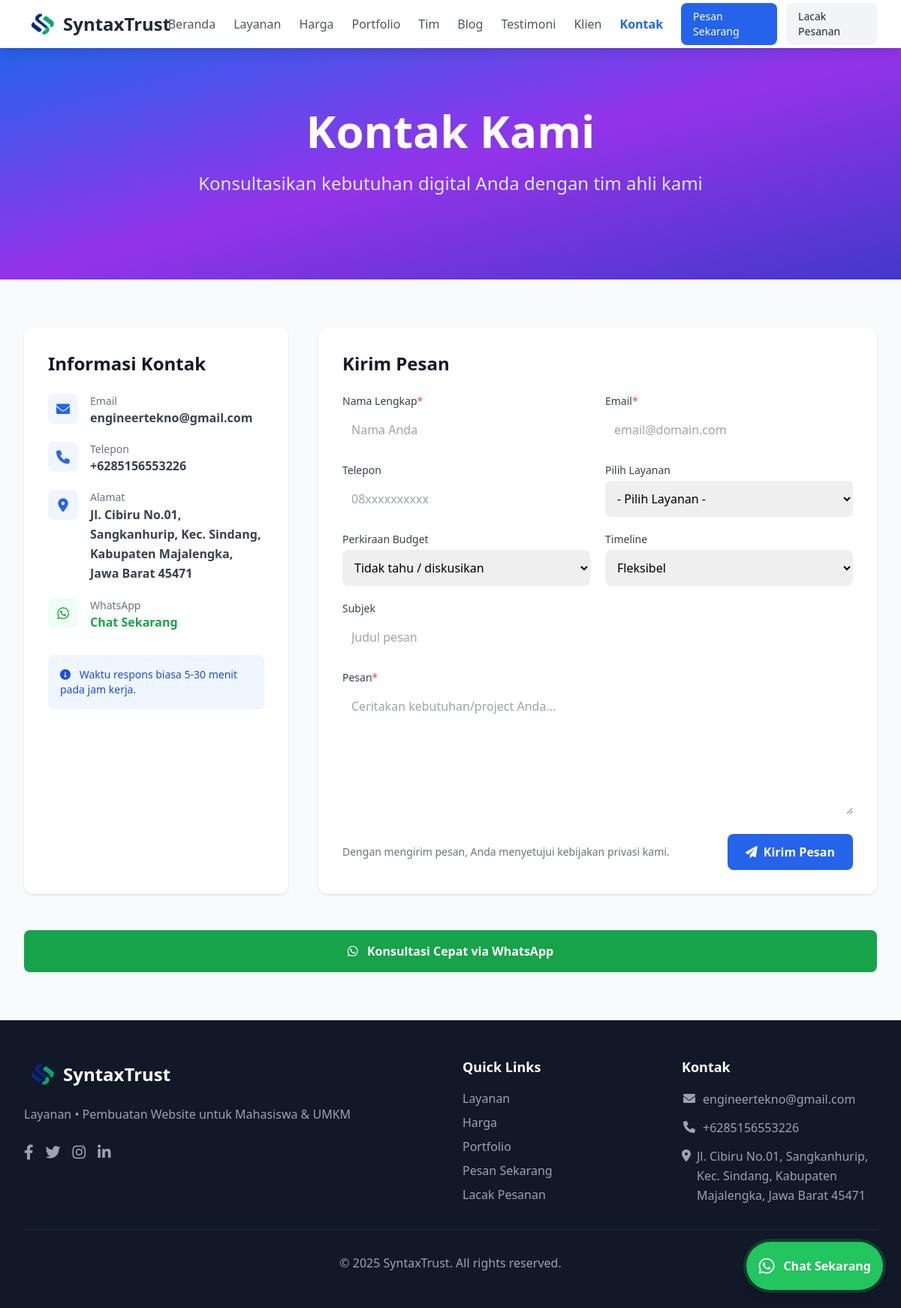
Screenshot of /public/contact.php with the database file from the repository.
### tables this page shows
CREATE TABLE `settings` (
  `id` int(11) NOT NULL,
  `setting_key` varchar(100) NOT NULL,
  `setting_value` text DEFAULT NULL,
  `setting_type` enum('text','number','boolean','json') DEFAULT 'text',
  `description` varchar(255) DEFAULT NULL,
  `is_public` tinyint(1) DEFAULT 1,
  `created_at` timestamp NOT NULL DEFAULT current_timestamp(),
  `updated_at` timestamp NOT NULL DEFAULT current_timestamp() ON UPDATE current_timestamp()
);

### public/includes/helpers.php (called while the page is built, shortened)
<?php
require_once __DIR__ . '/../../config/database.php';
if (!function_exists('getSetting')) {
    function getSetting($key, $default = '') {
        global $pdo;
        try {
            $stmt = $pdo->prepare("SELECT setting_value FROM settings WHERE setting_key = ? AND is_public = 1");
            $stmt->execute([$key]);
            $result = $stmt->fetch(PDO::FETCH_ASSOC);
            return $result ? $result['setting_value'] : $default;
        } catch (Exception $e) {
            return $default;
        }
    }
}
if (!function_exists('h')) {
    function h($string) {
        return htmlspecialchars((string)$string, ENT_QUOTES, 'UTF-8');
    }
}

### public/contact.php (the view, shortened to what this page needs)
<?php
require_once __DIR__ . '/includes/layout.php';
$site_name = getSetting('site_name', 'SyntaxTrust');
$site_description = getSetting('site_description', 'Layanan Pembuatan Website untuk Mahasiswa & UMKM');
$contact_email = getSetting('contact_email', '');
$contact_phone = getSetting('contact_phone', '');
$address = getSetting('address', '');
$whatsapp = str_replace(['+', '-', ' '], '', getSetting('company_whatsapp', '6285156553226'));
echo renderPageStart($site_name . ' - Kontak', 'Hubungi ' . $site_name . ' - ' . $site_description, 'contact.php');
?>
    <section class="bg-gradient-to-br from-blue-600 via-purple-600 to-indigo-700 text-white py-20">
        <div class="max-w-7xl mx-auto px-4 sm:px-6 lg:px-8 text-center">
            <h1 class="text-4xl md:text-6xl font-bold mb-6">Kontak Kami</h1>
            <p class="text-xl md:text-2xl mb-8 text-blue-100">Konsultasikan kebutuhan digital Anda dengan tim ahli kami</p>
        </div>
    </section>
    <section class="py-16">
        <div class="max-w-7xl mx-auto px-4 sm:px-6 lg:px-8 grid grid-cols-1 lg:grid-cols-3 gap-10">
            <div class="bg-white rounded-xl shadow p-8">
                <h2 class="text-2xl font-bold text-gray-900 mb-6">Informasi Kontak</h2>
                <ul class="space-y-5 text-gray-700">
                    <li class="flex items-start">
                        <div class="w-10 h-10 rounded-lg bg-blue-50 text-blue-600 flex items-center justify-center mr-4 flex-shrink-0"><i class="fas fa-envelope text-lg"></i></div>
                        <div>
                            <div class="text-sm text-gray-500">Email</div>
                            <a href="mailto:<?= h($contact_email) ?>" class="font-semibold hover:text-blue-600"><?= h($contact_email) ?></a>
                        </div>
                    </li>
                    <li class="flex items-start">
                        <div class="w-10 h-10 rounded-lg bg-blue-50 text-blue-600 flex items-center justify-center mr-4 flex-shrink-0"><i class="fas fa-phone text-lg"></i></div>
                        <div>
                            <div class="text-sm text-gray-500">Telepon</div>
                            <a href="tel:<?= h($contact_phone) ?>" class="font-semibold hover:text-blue-600"><?= h($contact_phone) ?></a>
                        </div>
                    </li>
                    <li class="flex items-start">
                        <div class="w-10 h-10 rounded-lg bg-blue-50 text-blue-600 flex items-center justify-center mr-4 flex-shrink-0"><i class="fas fa-location-dot text-lg"></i></div>
                        <div>
                            <div class="text-sm text-gray-500">Alamat</div>
                            <div class="font-semibold break-words leading-relaxed"><?= h($address) ?></div>
                        </div>
                    </li>
                    <li class="flex items-start">
                        <div class="w-10 h-10 rounded-lg bg-green-50 text-green-600 flex items-center justify-center mr-4 flex-shrink-0"><i class="fab fa-whatsapp text-lg"></i></div>
                        <div>
                            <div class="text-sm text-gray-500">WhatsApp</div>
                            <a target="_blank" href="https://wa.me/<?= $whatsapp ?>?text=Halo, saya ingin konsultasi" class="font-semibold text-green-600 hover:text-green-700">Chat Sekarang</a>
                        </div>
                    </li>
                </ul>
                <div class="mt-8 p-4 bg-blue-50 rounded-lg text-blue-700 text-sm">
                    <i class="fas fa-info-circle mr-2"></i> Waktu respons biasa 5-30 menit pada jam kerja.
                </div>
            </div>
            <div class="lg:col-span-2 bg-white rounded-xl shadow p-8">
                <h2 class="text-2xl font-bold text-gray-900 mb-6">Kirim Pesan</h2>
                <form id="contact-form" class="space-y-5">
                    <div class="grid grid-cols-1 md:grid-cols-2 gap-5">
                        <div>
                            <label class="block text-sm font-medium text-gray-700 mb-1">Nama Lengkap<span class="text-red-500">*</span></label>
                            <input type="text" name="name" required class="w-full border-gray-300 rounded-lg focus:ring-custom focus:border-blue-500 p-3" placeholder="Nama Anda">
                        </div>
                        <div>
                            <label class="block text-sm font-medium text-gray-700 mb-1">Email<span class="text-red-500">*</span></label>
                            <input type="email" name="email" required class="w-full border-gray-300 rounded-lg focus:ring-custom focus:border-blue-500 p-3" placeholder="email@domain.com">
                        </div>
                    </div>
                    <div class="grid grid-cols-1 md:grid-cols-2 gap-5">
                        <div>
                            <label class="block text-sm font-medium text-gray-700 mb-1">Telepon</label>
                            <input type="text" name="phone" class="w-full border-gray-300 rounded-lg focus:ring-custom focus:border-blue-500 p-3" placeholder="08xxxxxxxxxx">
                        </div>
                        <div>
                            <label class="block text-sm font-medium text-gray-700 mb-1">Pilih Layanan</label>
                            <select name="service_id" class="w-full border-gray-300 rounded-lg focus:ring-custom focus:border-blue-500 p-3">
                                <option value="">- Pilih Layanan -</option>
                            </select>
                        </div>
                    </div>
                    <div class="grid grid-cols-1 md:grid-cols-2 gap-5">
                        <div>
                            <label class="block text-sm font-medium text-gray-700 mb-1">Perkiraan Budget</label>
                            <select name="budget_range" class="w-full border-gray-300 rounded-lg focus:ring-custom focus:border-blue-500 p-3">
                                <option value="">Tidak tahu / diskusikan</option>
                            </select>
                        </div>
                        <div>
                            <label class="block text-sm font-medium text-gray-700 mb-1">Timeline</label>
                            <select name="timeline" class="w-full border-gray-300 rounded-lg focus:ring-custom focus:border-blue-500 p-3">
                                <option value="">Fleksibel</option>
                            </select>
                        </div>
                    </div>
                    <div>
                        <label class="block text-sm font-medium text-gray-700 mb-1">Subjek</label>
                        <input type="text" name="subject" class="w-full border-gray-300 rounded-lg focus:ring-custom focus:border-blue-500 p-3" placeholder="Judul pesan">
                    </div>
                    <div>
                        <label class="block text-sm font-medium text-gray-700 mb-1">Pesan<span class="text-red-500">*</span></label>
                        <textarea name="message" rows="6" required class="w-full border-gray-300 rounded-lg focus:ring-custom focus:border-blue-500 p-3" placeholder="Ceritakan kebutuhan/project Anda..."></textarea>
                    </div>
                    <div class="flex items-center justify-between">
                        <p class="text-sm text-gray-500">Dengan mengirim pesan, Anda menyetujui kebijakan privasi kami.</p>
                        <button type="submit" class="bg-blue-600 hover:bg-blue-700 text-white px-6 py-3 rounded-lg font-semibold flex items-center">
                            <i class="fas fa-paper-plane mr-2"></i>Kirim Pesan
                        </button>
                    </div>
                </form>
            </div>
        </div>
    </section>
    <section class="pb-16 -mt-4">
        <div class="max-w-7xl mx-auto px-4 sm:px-6 lg:px-8">
            <a target="_blank" href="https://wa.me/<?= $whatsapp ?>?text=Halo, saya ingin konsultasi" class="block w-full text-center bg-green-600 hover:bg-green-700 text-white px-8 py-4 rounded-lg font-semibold">
                <i class="fab fa-whatsapp mr-2"></i> Konsultasi Cepat via WhatsApp
            </a>
        </div>
    </section>
<?php echo renderPageEnd(); ?>

### public/includes/shared-components.php (shortened to what this page needs)
<?php
function renderNavigation($current_page = '') {
    $site_name = getSetting('site_name', 'SyntaxTrust');
    $nav_items = [
        'index.php' => 'Beranda',
        'services.php' => 'Layanan',
        'pricing.php' => 'Harga',
        'portfolio.php' => 'Portfolio',
        'team.php' => 'Tim',
        'blog.php' => 'Blog',
        'testimonials.php' => 'Testimoni',
        'clients.php' => 'Klien',
        'contact.php' => 'Kontak'
    ];
    $action_items = [
        'checkout.php' => ['label' => 'Pesan Sekarang', 'class' => 'bg-blue-600 text-white px-4 py-2 rounded-lg hover:bg-blue-700'],
        'order-tracking.php' => ['label' => 'Lacak Pesanan', 'class' => 'bg-gray-100 text-gray-800 px-4 py-2 rounded-lg hover:bg-gray-200']
    ];
    ?>
    <nav class="bg-white shadow-lg sticky top-0 z-40">
        <div class="max-w-7xl mx-auto px-4 sm:px-6 lg:px-8">
            <div class="flex justify-between h-16">
                <div class="flex items-center">
                    <a href="index.php" class="flex items-center space-x-1">
                        <img src="assets/img/fix_logo_new.png" alt="<?= h($site_name) ?>" class="h-12 w-12">
                        <span class="text-2xl font-bold text-gray-800"><?= h($site_name) ?></span>
                    </a>
                </div>
                <div class="hidden md:flex items-center space-x-6">
                    <?php foreach ($nav_items as $page => $label): ?>
                    <a href="<?= $page ?>" class="<?= $current_page === $page ? 'text-blue-600 font-semibold' : 'text-gray-600 hover:text-blue-600' ?> transition-colors">
                        <?= $label ?>
                    </a>
                    <?php endforeach; ?>
                    <div class="flex items-center space-x-3 ml-4">
                        <?php foreach ($action_items as $page => $item): ?>
                        <a href="<?= $page ?>" class="<?= $item['class'] ?> transition-colors text-sm font-medium">
                            <?= $item['label'] ?>
                        </a>
                        <?php endforeach; ?>
                    </div>
                </div>
            </div>
        </div>
    </nav>
    <?php
    return ob_get_clean();
}
function renderFooter() {
    $site_name = getSetting('site_name', 'SyntaxTrust');
    $site_description = getSetting('site_description', 'Layanan Pembuatan Website untuk Mahasiswa & UMKM');
    ?>
    <footer class="bg-gray-900 text-white py-12">
        <div class="max-w-7xl mx-auto px-4 sm:px-6 lg:px-8">
            <div class="grid grid-cols-1 md:grid-cols-4 gap-8">
                <div class="md:col-span-2">
                    <div class="flex items-center space-x-1 mb-4">
                        <img src="assets/img/fix_logo_new.png" alt="<?= h($site_name) ?>" class="h-12 w-12">
                        <h3 class="text-2xl font-bold"><?= h($site_name) ?></h3>
                    </div>
                    <p class="text-gray-400 mb-6 leading-relaxed"><?= h($site_description) ?></p>
                    <div class="flex space-x-4">
                        <a href="<?= h(getSetting('social_media_facebook', '#')) ?>" class="text-gray-400 hover:text-white transition-colors">
                            <i class="fab fa-facebook-f text-xl"></i>
                        </a>
                        <a href="<?= h(getSetting('social_media_twitter', '#')) ?>" class="text-gray-400 hover:text-white transition-colors">
                            <i class="fab fa-twitter text-xl"></i>
                        </a>
                        <a href="<?= h(getSetting('social_media_instagram', '#')) ?>" class="text-gray-400 hover:text-white transition-colors">
                            <i class="fab fa-instagram text-xl"></i>
                        </a>
                        <a href="<?= h(getSetting('social_media_linkedin', '#')) ?>" class="text-gray-400 hover:text-white transition-colors">
                            <i class="fab fa-linkedin-in text-xl"></i>
                        </a>
                    </div>
                </div>
                <div>
                    <h4 class="text-lg font-semibold mb-4">Quick Links</h4>
                    <ul class="space-y-2">
                        <li><a href="services.php" class="text-gray-400 hover:text-white transition-colors">Layanan</a></li>
                        <li><a href="pricing.php" class="text-gray-400 hover:text-white transition-colors">Harga</a></li>
                        <li><a href="portfolio.php" class="text-gray-400 hover:text-white transition-colors">Portfolio</a></li>
                        <li><a href="checkout.php" class="text-gray-400 hover:text-white transition-colors">Pesan Sekarang</a></li>
                        <li><a href="order-tracking.php" class="text-gray-400 hover:text-white transition-colors">Lacak Pesanan</a></li>
                    </ul>
                </div>
                <div>
                    <h4 class="text-lg font-semibold mb-4">Kontak</h4>
                    <ul class="space-y-3 text-gray-400">
                        <li class="flex items-start">
                            <i class="fas fa-envelope mt-1 w-5 text-center text-gray-400"></i>
                            <span class="ml-2 leading-relaxed break-words"><?= h(getSetting('contact_email')) ?></span>
                        </li>
                        <li class="flex items-start">
                            <i class="fas fa-phone mt-1 w-5 text-center text-gray-400"></i>
                            <span class="ml-2 leading-relaxed break-words"><?= h(getSetting('contact_phone')) ?></span>
                        </li>
                        <li class="flex items-start">
                            <i class="fas fa-map-marker-alt mt-1 w-5 text-center text-gray-400"></i>
                            <span class="ml-2 leading-relaxed break-words"><?= h(getSetting('address')) ?></span>
                        </li>
                    </ul>
                </div>
            </div>
            <div class="border-t border-gray-800 pt-8 mt-8 text-center">
                <p class="text-gray-400">&copy; <?= date('Y') ?> <?= h($site_name) ?>. All rights reserved.</p>
            </div>
        </div>
    </footer>
    <?php
    return ob_get_clean();
}
function renderWhatsAppButton() {
    $whatsapp = getSetting('company_whatsapp', '6285156553226');
    $clean_number = str_replace(['+', '-', ' '], '', $whatsapp);
    ?>
    <div id="whatsapp-float" class="fixed bottom-6 right-6 z-50">
        <a href="https://wa.me/<?= $clean_number ?>?text=Halo, saya tertarik dengan layanan Anda"
           target="_blank"
           class="bg-green-500 hover:bg-green-600 text-white rounded-full p-4 shadow-lg hover:shadow-xl transition-all duration-300 transform hover:scale-110 flex items-center justify-center group animate-pulse-custom ring-4 ring-green-500/20">
            <i class="fab fa-whatsapp text-2xl"></i>
            <span class="ml-3 font-semibold opacity-100 transition-opacity duration-300 whitespace-nowrap">
                Chat Sekarang
            </span>
        </a>
    </div>
    <?php
    return ob_get_clean();
}
    ?>

### rows the page displays
settings: setting_value "SyntaxTrust"
settings: setting_value "engineertekno@gmail.com"
settings: setting_value "+6285156553226"
settings: setting_value "Jl. Cibiru No.01, Sangkanhurip, Kec. Sindang, Kabupaten Majalengka, Jawa Barat 45471"
settings: setting_value "Layanan • Pembuatan Website untuk Mahasiswa & UMKM"

### other values shown
$label "Beranda"
$label "Layanan"
$label "Harga"
$label "Portfolio"
$label "Tim"
$label "Blog"
$label "Testimoni"
$label "Klien"
$label "Kontak"
$item['label'] "Pesan Sekarang"
$item['label'] "Lacak Pesanan"
